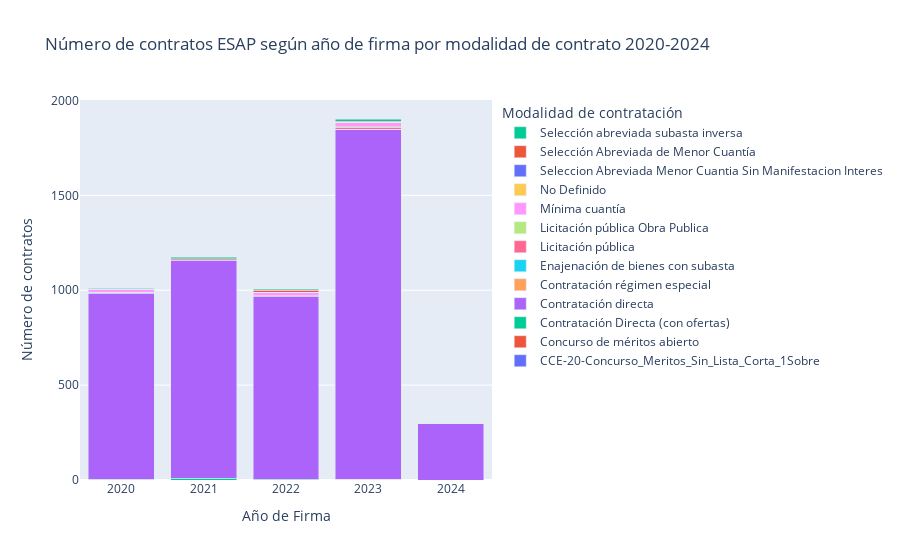

The notebook cell this image was saved under:
### Markdown cell above
_Número de contratos ESAP por tipo de modalidad año 2020 - 2024_

### Code cell
# Agrupar por año y modalidad, y contrato
modalidad_anio_counts = secop.groupby(['ano_fecha_de_firma', 'modalidad_de_contratacion']).size().unstack(fill_value=0)

# Crear el gráfico
fig = go.Figure()
for modalidad in modalidad_anio_counts.columns:
    fig.add_trace(go.Bar(
        x=modalidad_anio_counts.index,
        y=modalidad_anio_counts[modalidad],
        name=modalidad
    ))

# Actualizar el diseño del gráfico
fig.update_layout(
    barmode='stack',
    title='Número de contratos ESAP según año de firma por modalidad de contrato 2020-2024',
    xaxis_title='Año de Firma',
    yaxis_title='Número de contratos',
    legend_title='Modalidad de contratación'
)

# Mostrar el gráfico
fig.show()

### Figure 1 — Plotly figure (JSON) as saved in the notebook; plotly's stock layout.template omitted (floating-point values rounded to 4 significant figures)
{"data": [{"name": "CCE-20-Concurso_Meritos_Sin_Lista_Corta_1Sobre", "type": "bar", "x": [2020, 2021, 2022, 2023, 2024], "y": [0, 0, 0, 4, 0]}, {"name": "Concurso de méritos abierto", "type": "bar", "x": [2020, 2021, 2022, 2023, 2024], "y": [2, 0, 0, 0, 0]}, {"name": "Contratación Directa (con ofertas)", "type": "bar", "x": [2020, 2021, 2022, 2023, 2024], "y": [2, 8, 4, 0, 0]}, {"name": "Contratación directa", "type": "bar", "x": [2020, 2021, 2022, 2023, 2024], "y": [980, 1146, 965, 1841, 299]}, {"name": "Contratación régimen especial", "type": "bar", "x": [2020, 2021, 2022, 2023, 2024], "y": [3, 0, 1, 3, 0]}, {"name": "Enajenación de bienes con subasta", "type": "bar", "x": [2020, 2021, 2022, 2023, 2024], "y": [0, 0, 2, 0, 0]}, {"name": "Licitación pública", "type": "bar", "x": [2020, 2021, 2022, 2023, 2024], "y": [0, 2, 0, 9, 0]}, {"name": "Licitación pública Obra Publica", "type": "bar", "x": [2020, 2021, 2022, 2023, 2024], "y": [2, 0, 0, 4, 0]}, {"name": "Mínima cuantía", "type": "bar", "x": [2020, 2021, 2022, 2023, 2024], "y": [17, 4, 17, 23, 0]}, {"name": "No Definido", "type": "bar", "x": [2020, 2021, 2022, 2023, 2024], "y": [0, 0, 0, 1, 0]}, {"name": "Seleccion Abreviada Menor Cuantia Sin Manifestacion Interes", "type": "bar", "x": [2020, 2021, 2022, 2023, 2024], "y": [1, 0, 0, 0, 0]}, {"name": "Selección Abreviada de Menor Cuantía", "type": "bar", "x": [2020, 2021, 2022, 2023, 2024], "y": [1, 6, 12, 4, 0]}, {"name": "Selección abreviada subasta inversa", "type": "bar", "x": [2020, 2021, 2022, 2023, 2024], "y": [2, 8, 3, 13, 0]}], "layout": {"barmode": "stack", "legend": {"title": {"text": "Modalidad de contratación"}}, "title": {"text": "Número de contratos ESAP según año de firma por modalidad de contrato 2020-2024"}, "xaxis": {"title": {"text": "Año de Firma"}}, "yaxis": {"title": {"text": "Número de contratos"}}}}
